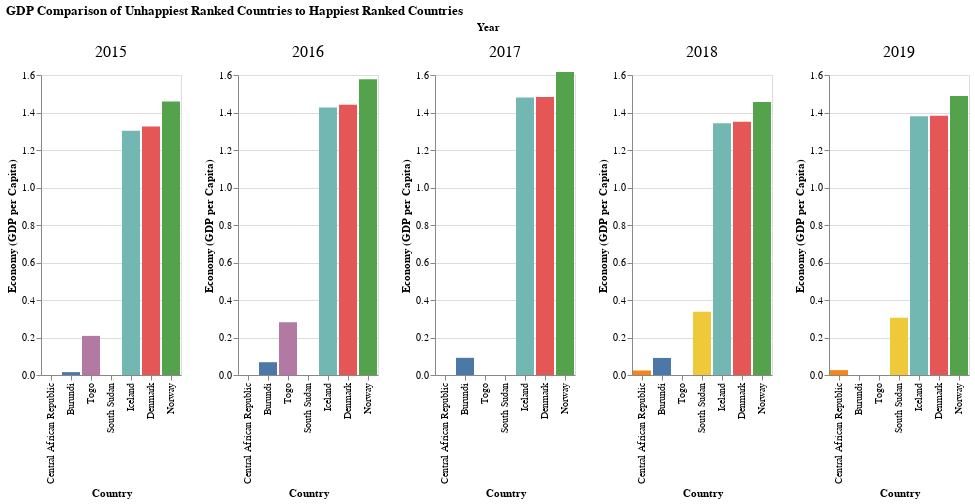

This figure's notebook cell:
### Markdown cell above
As we can see from the 3 charts above, a countries Economy (GPD per capita) makes up the majority of their happiness score. Next is Health (Life expentancy), Freedom , Generosity lastly Trust. All 3 of these happy countries follow this pattern, except in Norway where Trust and Generosity seem to flip between eachother over the years. By looking at these happiness score contributer weights, we can see visually that for Norway, Iceland and Denmark Economy (GPD per capita) makes up between 1.3 and 1.6 units of their happiness scores. Health (Life expentancy) makes up between 0.8 and 1, Freedom makes up between 0.6 and 0.7 and Trust and Generosity are bewteen 0.1 and 0.5. Since GDP seems to have the biggest influence and be the biggest contributer to a countries happiness score, lets investigate this for the most 'unhappy' countries.

### Code cell
alt.Chart(result).mark_bar().encode(
    x=alt.X('Country',sort='y'),
    y=alt.Y("Economy (GDP per Capita)",scale=alt.Scale(domain=(0, 1.6))),
    
    color=alt.Color('Country', legend=None)
    ).facet(
    facet='Year').resolve_axis(
    x='independent',
    y='independent',
).configure_header(labelFontSize=16).properties(
    title='GDP Comparison of Unhappiest Ranked Countries to Happiest Ranked Countries'
)

### Figure 1 — Vega-Lite specification as saved in the notebook (floating-point values rounded to 4 significant figures)
{"config": {"view": {"continuousWidth": 400, "continuousHeight": 300}, "header": {"labelFontSize": 16}}, "data": {"name": "data-e853a245279223c88c2c3ccca347eeae"}, "facet": {"type": "quantitative", "field": "Year"}, "spec": {"mark": "bar", "encoding": {"color": {"type": "nominal", "field": "Country", "legend": null}, "x": {"type": "nominal", "field": "Country", "sort": "y"}, "y": {"type": "quantitative", "field": "Economy (GDP per Capita)", "scale": {"domain": [0, 1.6]}}}}, "resolve": {"axis": {"x": "independent", "y": "independent"}}, "title": "GDP Comparison of Unhappiest Ranked Countries to Happiest Ranked Countries", "$schema": "https://vega.github.io/schema/vega-lite/v4.8.1.json", "datasets": {"data-e853a245279223c88c2c3ccca347eeae": [{"Country": "Iceland", "Happiness Rank": 2, "Happiness Score": 7.561, "Economy (GDP per Capita)": 1.302, "Family": 1.402, "Health (Life Expectancy)": 0.9478, "Freedom": 0.6288, "Trust (Government Corruption)": 0.1414, "Generosity": 0.4363, "Dystopia Residual": 2.702, "Year": 2015, "Social support": null}, {"Country": "Denmark", "Happiness Rank": 3, "Happiness Score": 7.527, "Economy (GDP per Capita)": 1.325, "Family": 1.361, "Health (Life Expectancy)": 0.8746, "Freedom": 0.6494, "Trust (Government Corruption)": 0.4836, "Generosity": 0.3414, "Dystopia Residual": 2.492, "Year": 2015, "Social support": null}, {"Country": "Norway", "Happiness Rank": 4, "Happiness Score": 7.522, "Economy (GDP per Capita)": 1.459, "Family": 1.331, "Health (Life Expectancy)": 0.8852, "Freedom": 0.6697, "Trust (Government Corruption)": 0.365, "Generosity": 0.347, "Dystopia Residual": 2.465, "Year": 2015, "Social support": null}, {"Country": "Denmark", "Happiness Rank": 1, "Happiness Score": 7.526, "Economy (GDP per Capita)": 1.442, "Family": 1.164, "Health (Life Expectancy)": 0.795, "Freedom": 0.5794, "Trust (Government Corruption)": 0.4445, "Generosity": 0.3617, "Dystopia Residual": 2.739, "Year": 2016, "Social support": null}, {"Country": "Iceland", "Happiness Rank": 3, "Happiness Score": 7.501, "Economy (GDP per Capita)": 1.427, "Family": 1.183, "Health (Life Expectancy)": 0.8673, "Freedom": 0.5662, "Trust (Government Corruption)": 0.1497, "Generosity": 0.4768, "Dystopia Residual": 2.831, "Year": 2016, "Social support": null}, {"Country": "Norway", "Happiness Rank": 4, "Happiness Score": 7.498, "Economy (GDP per Capita)": 1.577, "Family": 1.127, "Health (Life Expectancy)": 0.7958, "Freedom": 0.5961, "Trust (Government Corruption)": 0.3578, "Generosity": 0.379, "Dystopia Residual": 2.665, "Year": 2016, "Social support": null}, {"Country": "Norway", "Happiness Rank": 1, "Happiness Score": 7.537, "Economy (GDP per Capita)": 1.616, "Family": 1.534, "Health (Life Expectancy)": 0.7967, "Freedom": 0.6354, "Trust (Government Corruption)": 0.316, "Generosity": 0.362, "Dystopia Residual": 2.277, "Year": 2017, "Social support": null}, {"Country": "Denmark", "Happiness Rank": 2, "Happiness Score": 7.522, "Economy (GDP per Capita)": 1.482, "Family": 1.551, "Health (Life Expectancy)": 0.7926, "Freedom": 0.626, "Trust (Government Corruption)": 0.4008, "Generosity": 0.3553, "Dystopia Residual": 2.314, "Year": 2017, "Social support": null}, {"Country": "Iceland", "Happiness Rank": 3, "Happiness Score": 7.504, "Economy (GDP per Capita)": 1.481, "Family": 1.611, "Health (Life Expectancy)": 0.8336, "Freedom": 0.6272, "Trust (Government Corruption)": 0.1535, "Generosity": 0.4755, "Dystopia Residual": 2.323, "Year": 2017, "Social support": null}, {"Country": "Norway", "Happiness Rank": 2, "Happiness Score": 7.594, "Economy (GDP per Capita)": 1.456, "Family": null, "Health (Life Expectancy)": 0.861, "Freedom": 0.686, "Trust (Government Corruption)": 0.34, "Generosity": 0.286, "Dystopia Residual": null, "Year": 2018, "Social support": null}, {"Country": "Denmark", "Happiness Rank": 3, "Happiness Score": 7.555, "Economy (GDP per Capita)": 1.351, "Family": null, "Health (Life Expectancy)": 0.868, "Freedom": 0.683, "Trust (Government Corruption)": 0.408, "Generosity": 0.284, "Dystopia Residual": null, "Year": 2018, "Social support": null}, {"Country": "Iceland", "Happiness Rank": 4, "Happiness Score": 7.495, "Economy (GDP per Capita)": 1.343, "Family": null, "Health (Life Expectancy)": 0.914, "Freedom": 0.677, "Trust (Government Corruption)": 0.138, "Generosity": 0.353, "Dystopia Residual": null, "Year": 2018, "Social support": null}, {"Country": "Denmark", "Happiness Rank": 2, "Happiness Score": 7.6, "Economy (GDP per Capita)": 1.383, "Family": null, "Health (Life Expectancy)": 0.996, "Freedom": 0.592, "Trust (Government Corruption)": 0.41, "Generosity": 0.252, "Dystopia Residual": null, "Year": 2019, "Social support": 1.573}, {"Country": "Norway", "Happiness Rank": 3, "Happiness Score": 7.554, "Economy (GDP per Capita)": 1.488, "Family": null, "Health (Life Expectancy)": 1.028, "Freedom": 0.603, "Trust (Government Corruption)": 0.341, "Generosity": 0.271, "Dystopia Residual": null, "Year": 2019, "Social support": 1.582}, {"Country": "Iceland", "Happiness Rank": 4, "Happiness Score": 7.494, "Economy (GDP per Capita)": 1.38, "Family": null, "Health (Life Expectancy)": 1.026, "Freedom": 0.591, "Trust (Government Corruption)": 0.118, "Generosity": 0.354, "Dystopia Residual": null, "Year": 2019, "Social support": 1.624}, {"Country": "Burundi", "Happiness Rank": 157, "Happiness Score": 2.905, "Economy (GDP per Capita)": 0.0153, "Family": 0.4159, "Health (Life Expectancy)": 0.224, "Freedom": 0.1185, "Trust (Government Corruption)": 0.1006, "Generosity": 0.1973, "Dystopia Residual": 1.833, "Year": 2015, "Social support": null}, {"Country": "Togo", "Happiness Rank": 158, "Happiness Score": 2.839, "Economy (GDP per Capita)": 0.2087, "Family": 0.1399, "Health (Life Expectancy)": 0.2844, "Freedom": 0.3645, "Trust (Government Corruption)": 0.1073, "Generosity": 0.1668, "Dystopia Residual": 1.567, "Year": 2015, "Social support": null}, {"Country": "Togo", "Happiness Rank": 155, "Happiness Score": 3.303, "Economy (GDP per Capita)": 0.2812, "Family": 0.0, "Health (Life Expectancy)": 0.2481, "Freedom": 0.3468, "Trust (Government Corruption)": 0.1159, "Generosity": 0.1752, "Dystopia Residual": 2.135, "Year": 2016, "Social support": null}, {"Country": "Burundi", "Happiness Rank": 157, "Happiness Score": 2.905, "Economy (GDP per Capita)": 0.06831, "Family": 0.2344, "Health (Life Expectancy)": 0.1575, "Freedom": 0.0432, "Trust (Government Corruption)": 0.09419, "Generosity": 0.2029, "Dystopia Residual": 2.104, "Year": 2016, "Social support": null}, {"Country": "Burundi", "Happiness Rank": 154, "Happiness Score": 2.905, "Economy (GDP per Capita)": 0.09162, "Family": 0.6298, "Health (Life Expectancy)": 0.1516, "Freedom": 0.0599, "Trust (Government Corruption)": 0.08415, "Generosity": 0.2044, "Dystopia Residual": 1.683, "Year": 2017, "Social support": null}, {"Country": "Central African Republic", "Happiness Rank": 155, "Happiness Score": 2.693, "Economy (GDP per Capita)": 0.0, "Family": 0.0, "Health (Life Expectancy)": 0.01877, "Freedom": 0.2708, "Trust (Government Corruption)": 0.05657, "Generosity": 0.2809, "Dystopia Residual": 2.066, "Year": 2017, "Social support": null}, {"Country": "South Sudan", "Happiness Rank": 154, "Happiness Score": 3.254, "Economy (GDP per Capita)": 0.337, "Family": null, "Health (Life Expectancy)": 0.177, "Freedom": 0.112, "Trust (Government Corruption)": 0.106, "Generosity": 0.224, "Dystopia Residual": null, "Year": 2018, "Social support": null}, {"Country": "Central African Republic", "Happiness Rank": 155, "Happiness Score": 3.083, "Economy (GDP per Capita)": 0.024, "Family": null, "Health (Life Expectancy)": 0.01, "Freedom": 0.305, "Trust (Government Corruption)": 0.038, "Generosity": 0.218, "Dystopia Residual": null, "Year": 2018, "Social support": null}, {"Country": "Burundi", "Happiness Rank": 156, "Happiness Score": 2.905, "Economy (GDP per Capita)": 0.091, "Family": null, "Health (Life Expectancy)": 0.145, "Freedom": 0.065, "Trust (Government Corruption)": 0.076, "Generosity": 0.149, "Dystopia Residual": null, "Year": 2018, "Social support": null}, {"Country": "Central African Republic", "Happiness Rank": 155, "Happiness Score": 3.083, "Economy (GDP per Capita)": 0.026, "Family": null, "Health (Life Expectancy)": 0.105, "Freedom": 0.225, "Trust (Government Corruption)": 0.035, "Generosity": 0.235, "Dystopia Residual": null, "Year": 2019, "Social support": 0.0}, {"Country": "South Sudan", "Happiness Rank": 156, "Happiness Score": 2.853, "Economy (GDP per Capita)": 0.306, "Family": null, "Health (Life Expectancy)": 0.295, "Freedom": 0.01, "Trust (Government Corruption)": 0.091, "Generosity": 0.202, "Dystopia Residual": null, "Year": 2019, "Social support": 0.575}]}}
